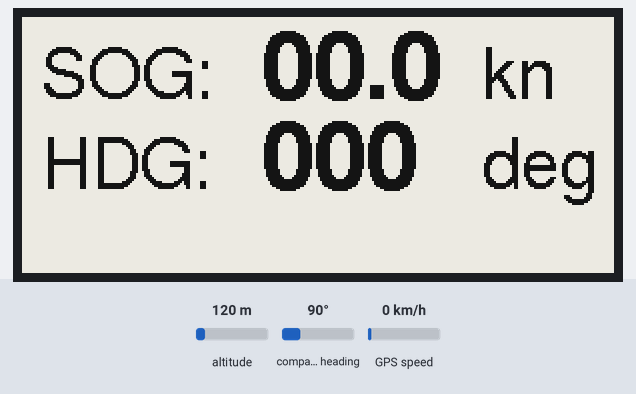
The sketch below on a simulated ESP32. Parts: 296×128 one-colour display. Inputs (shaded band) come from the test bench; at power-on: compass heading 90°, GPS speed 0 km/h, altitude 120 m. The GPS gets a fix after 3 s at 37.7749, -122.4194 with 8 satellites; what the sketch prints to the serial monitor is not drawn.

Above: at 3.4 s.
3.5 s: compass heading set to 7°
At 6.7 s:
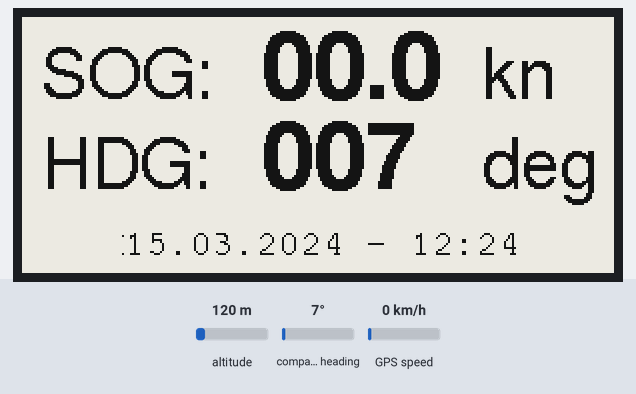
7.7 s: GPS speed set to 8 km/h
At 11.3 s:
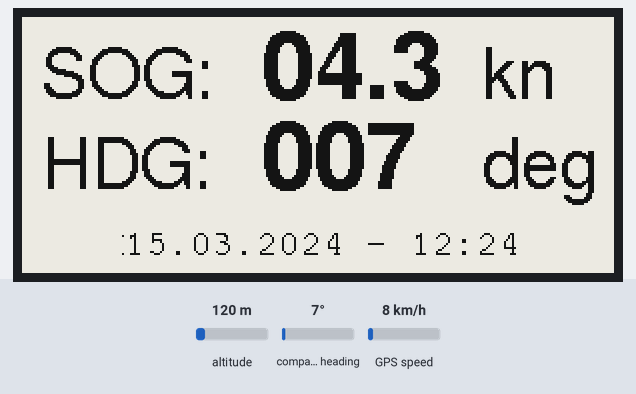
11.8 s: GPS speed set to 11 km/h
At 14.0 s:
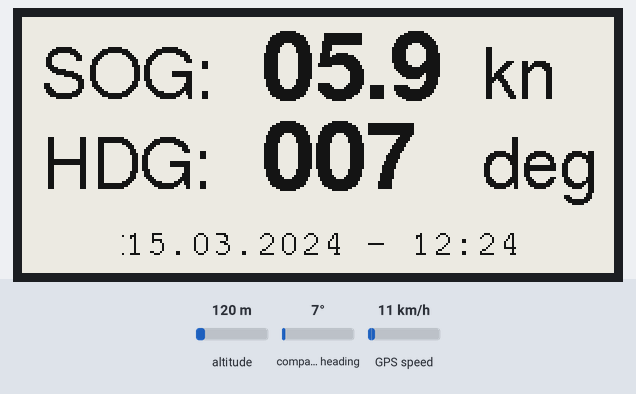
14.3 s: compass heading set to 90°
At 17.0 s:
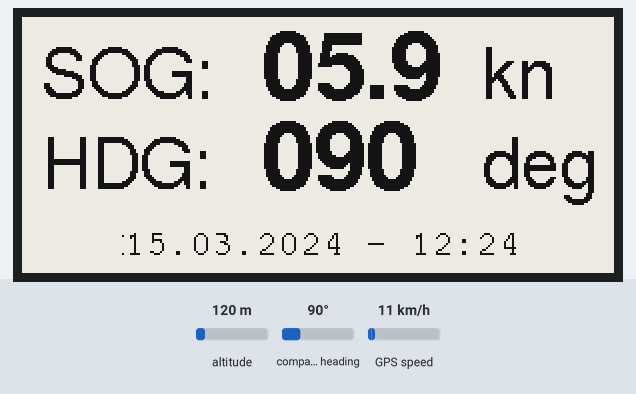
17.3 s: compass heading set to 180°
At 19.5 s:
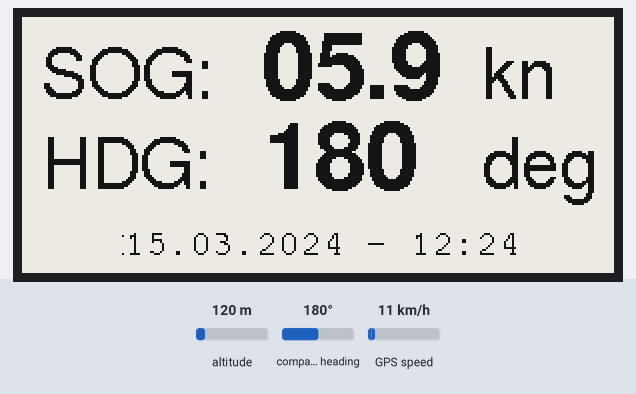
19.8 s: GPS speed set to 2 km/h
At 20.9 s:
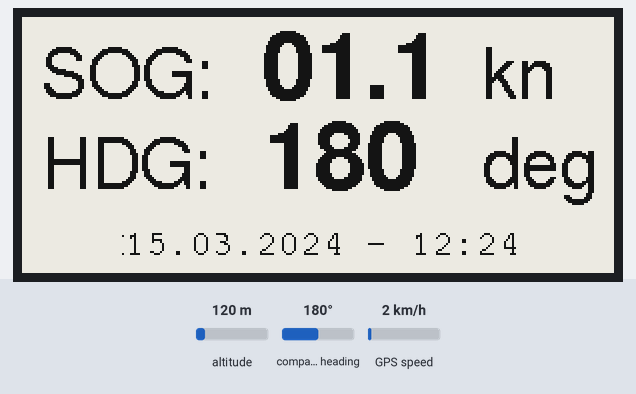
Timing chart, 0 to 22.8 s (numbered marks = the images above; inputs shaded):
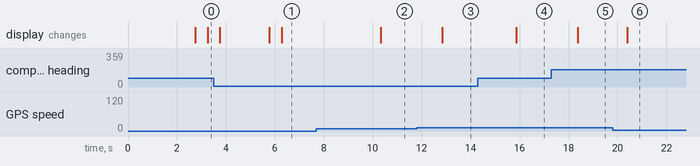

The sketch:

GxEPD2_RealGPS_Time3_refactor.ino
```cpp
#include <GxEPD2_BW.h>
#include <Fonts/FreeSans18pt7b.h>
#include <Fonts/FreeSansBold24pt7b.h>
#include <Fonts/FreeMono9pt7b.h> // Serifenlose Schriftart für Datum und Uhrzeit
#include <TinyGPSPlus.h>
#include <HardwareSerial.h>

static const uint32_t GPSBaud = 9600;
static const int UTC_OFFSET = 2; // MESZ ist UTC+2

// The TinyGPSPlus object
TinyGPSPlus gps;

// The serial connection to the GPS device
HardwareSerial ss(1);

// Definition für das Waveshare 2.9" V2 Display
GxEPD2_BW<GxEPD2_290_T94_V2, GxEPD2_290_T94_V2::HEIGHT> display(GxEPD2_290_T94_V2(/*CS=5*/ SS, /*DC=*/ 17, /*RST=*/ 16, /*BUSY=*/ 4));

// Startwerte für SOG und HDG
float sog = 2.0;
double hdg = 20.0;

void setup() {
  initEPaperDisplay();
  Serial.begin(115200);
  ss.begin(GPSBaud, SERIAL_8N1, 33, 32);
  Serial.println(F("Hallo. Serial initialisiert."));
}

void loop() {
  updateGPSValues();
  GPSSerialDump();
  smartDelay(1000); // Wartet 1.5 Sekunden
}

void GPSSerialDump() {
  static const double LONDON_LAT = 51.508131, LONDON_LON = -0.128002;

  printInt(gps.satellites.value(), gps.satellites.isValid(), 5);
  printFloat(gps.hdop.hdop(), gps.hdop.isValid(), 6, 1);
  printFloat(gps.location.lat(), gps.location.isValid(), 11, 6);
  printFloat(gps.location.lng(), gps.location.isValid(), 12, 6);
  printInt(gps.location.age(), gps.location.isValid(), 5);
  printDateTime(gps.date, gps.time);
  printFloat(gps.altitude.meters(), gps.altitude.isValid(), 7, 2);
  printFloat(gps.course.deg(), gps.course.isValid(), 7, 2);
  printFloat(gps.speed.kmph(), gps.speed.isValid(), 6, 2);
  printStr(gps.course.isValid() ? TinyGPSPlus::cardinal(gps.course.deg()) : "*** ", 6);

  printInt(gps.charsProcessed(), true, 6);
  printInt(gps.sentencesWithFix(), true, 10);
  printInt(gps.failedChecksum(), true, 9);
  Serial.println();

  //smartDelay(1000);

  if (millis() > 5000 && gps.charsProcessed() < 10)
    Serial.println(F("No GPS data received: check wiring"));
}

void initEPaperDisplay() {
  display.init(115200, true, 2, false);
  display.setRotation(1); // Setzt die Rotation des Displays auf Querformat
  display.setFont(&FreeSans18pt7b); // Setzt die Schriftart für den statischen Text
  display.setTextColor(GxEPD_BLACK); // Setzt die Textfarbe auf Schwarz
  display.setFullWindow();
  display.firstPage();
  do {
    drawStaticElements();
  } while (display.nextPage());
}

void drawStaticElements() {
  display.fillScreen(GxEPD_WHITE); // Füllt den Bildschirm mit Weiß
  display.setCursor(10, 40); // Position für die erste Zeile (SOG)
  display.print("SOG:");
  display.setCursor(230, 40);
  display.print("kn");
  display.setCursor(10, 85); // Position für die zweite Zeile (HDG), um 5 Pixel verschoben
  display.print("HDG:");
  display.setCursor(230, 85);
  display.print("deg");
}

void updateGPSValues() {
  if (gps.speed.isValid()) {
    sog = gps.speed.knots();
    hdg = gps.course.deg();
  } else {
    sog = 0;
    hdg = 0;
  }

  updateDisplay();
}

void updateDisplay() {
  updateSOG();
  updateHDG();
  updateDateTime();
}

void updateSOG() {
  char sogBuffer[10];
  snprintf(sogBuffer, sizeof(sogBuffer), "%04.1f", sog); // 5 Stellen insgesamt: 4 vor dem Dezimalpunkt, 1 Dezimalstelle

  int16_t tbx, tby;
  uint16_t tbw, tbh;

  display.setFont(&FreeSansBold24pt7b); // Setzt die Schriftart für die Zufallszahl
  display.getTextBounds(sogBuffer, 0, 0, &tbx, &tby, &tbw, &tbh);
  uint16_t x = 120; // X-Position für SOG-Zahl
  uint16_t y = 40; // Y-Position für SOG-Zahl
  uint16_t w = tbw + 10; // Breite des aktualisierten Bereichs
  uint16_t h = tbh + 5; // Höhe des aktualisierten Bereichs
  display.setPartialWindow(x, y - tbh, w, h); // Setzt das Fenster auf den Bereich, der aktualisiert werden soll

  display.firstPage();
  do {
    display.fillScreen(GxEPD_WHITE); // Füllt den festgelegten Bereich mit Weiß
    display.setCursor(x, y);
    display.print(sogBuffer); // Gibt die SOG-Zahl aus
  } while (display.nextPage());
}

void updateHDG() {
  char hdgBuffer[10];
  snprintf(hdgBuffer, sizeof(hdgBuffer), "%03d", (int)hdg); // 3 Stellen insgesamt: führende Nullen, falls nötig

  int16_t tbx, tby;
  uint16_t tbw, tbh;

  display.setFont(&FreeSansBold24pt7b); // Setzt die Schriftart für die Zufallszahl
  display.getTextBounds(hdgBuffer, 0, 0, &tbx, &tby, &tbw, &tbh);
  uint16_t x = 120; // X-Position für HDG-Zahl
  uint16_t y = 85; // Y-Position für HDG-Zahl, um 5 Pixel verschoben
  uint16_t w = tbw + 10; // Breite des aktualisierten Bereichs
  uint16_t h = tbh + 5; // Höhe des aktualisierten Bereichs
  display.setPartialWindow(x, y - tbh, w, h); // Setzt das Fenster auf den Bereich, der aktualisiert werden soll

  display.firstPage();
  do {
    display.fillScreen(GxEPD_WHITE); // Füllt den festgelegten Bereich mit Weiß
    display.setCursor(x, y);
    display.print(hdgBuffer); // Gibt die HDG-Zahl aus
  } while (display.nextPage());
}

void updateDateTime() {
  char dateTimeBuffer[20];
  if (gps.date.isValid() && gps.time.isValid()) {
    int hour = gps.time.hour() + UTC_OFFSET;
    int dayOffset = 0;

    // Überprüfen, ob die Stunde nach Mitternacht geht
    if (hour >= 24) {
      hour -= 24;
      dayOffset = 1;
    }

    snprintf(dateTimeBuffer, sizeof(dateTimeBuffer), "%02d.%02d.%04d - %02d:%02d", gps.date.day() + dayOffset, gps.date.month(), gps.date.year(), hour, gps.time.minute());
  } else {
    snprintf(dateTimeBuffer, sizeof(dateTimeBuffer), "DD.MM.JJJJ - HH:MM");
  }

  int16_t tbx, tby;
  uint16_t tbw, tbh;

  display.setFont(&FreeMono9pt7b); // Kleinere, serifenlose Schriftart
  display.getTextBounds(dateTimeBuffer, 0, 0, &tbx, &tby, &tbw, &tbh);
  uint16_t x = (display.width() - tbw) / 2; // Zentriert das Datum und die Uhrzeit
  uint16_t y = display.height() - 10; // Y-Position unten am Display
  uint16_t w = tbw + 10; // Breite des aktualisierten Bereichs
  uint16_t h = tbh; // Höhe des aktualisierten Bereichs
  display.setPartialWindow(x, y - tbh, w, h); // Setzt das Fenster auf den Bereich, der aktualisiert werden soll

  display.firstPage();
  do {
    display.fillScreen(GxEPD_WHITE); // Füllt den festgelegten Bereich mit Weiß
    display.setCursor(x, y);
    display.print(dateTimeBuffer); // Gibt das Datum und die Uhrzeit aus
  } while (display.nextPage());
}

// This custom version of delay() ensures that the gps object
// is being "fed".
static void smartDelay(unsigned long ms) {
  unsigned long start = millis();
  do {
    while (ss.available())
      gps.encode(ss.read());
  } while (millis() - start < ms);
}

static void printFloat(float val, bool valid, int len, int prec) {
  if (!valid) {
    while (len-- > 1)
      Serial.print('*');
    Serial.print(' ');
  } else {
    Serial.print(val, prec);
    int vi = abs((int)val);
    int flen = prec + (val < 0.0 ? 2 : 1); // . and -
    flen += vi >= 1000 ? 4 : vi >= 100 ? 3 : vi >= 10 ? 2 : 1;
    for (int i = flen; i < len; ++i)
      Serial.print(' ');
  }
  smartDelay(0);
}

static void printInt(unsigned long val, bool valid, int len) {
  char sz[32] = "*****************";
  if (valid)
    sprintf(sz, "%ld", val);
  sz[len] = 0;
  for (int i = strlen(sz); i < len; ++i)
    sz[i] = ' ';
  if (len > 0)
    sz[len - 1] = ' ';
  Serial.print(sz);
  smartDelay(0);
}

static void printDateTime(TinyGPSDate &d, TinyGPSTime &t) {
  if (!d.isValid()) {
    Serial.print(F("********** "));
  } else {
    char sz[32];
    sprintf(sz, "%02d/%02d/%02d ", d.month(), d.day(), d.year());
    Serial.print(sz);
  }

  if (!t.isValid()) {
    Serial.print(F("******** "));
  } else {
    char sz[32];
    sprintf(sz, "%02d:%02d:%02d ", t.hour(), t.minute(), t.second());
    Serial.print(sz);
  }

  printInt(d.age(), d.isValid(), 5);
  smartDelay(0);
}

static void printStr(const char *str, int len) {
  int slen = strlen(str);
  for (int i = 0; i < len; ++i)
    Serial.print(i < slen ? str[i] : ' ');
  smartDelay(0);
}
```

Measured:
- after the input at 7.7 s, the display: changes after 2.6 s (image 2)
- after the input at 11.8 s, the display: changes after 1.0 s (image 3)
- after the input at 14.3 s, the display: changes after 1.6 s (image 4)
- after the input at 17.3 s, the display: changes after 1.1 s (image 5)
- after the input at 19.8 s, the display: changes after 0.61 s (image 6)
